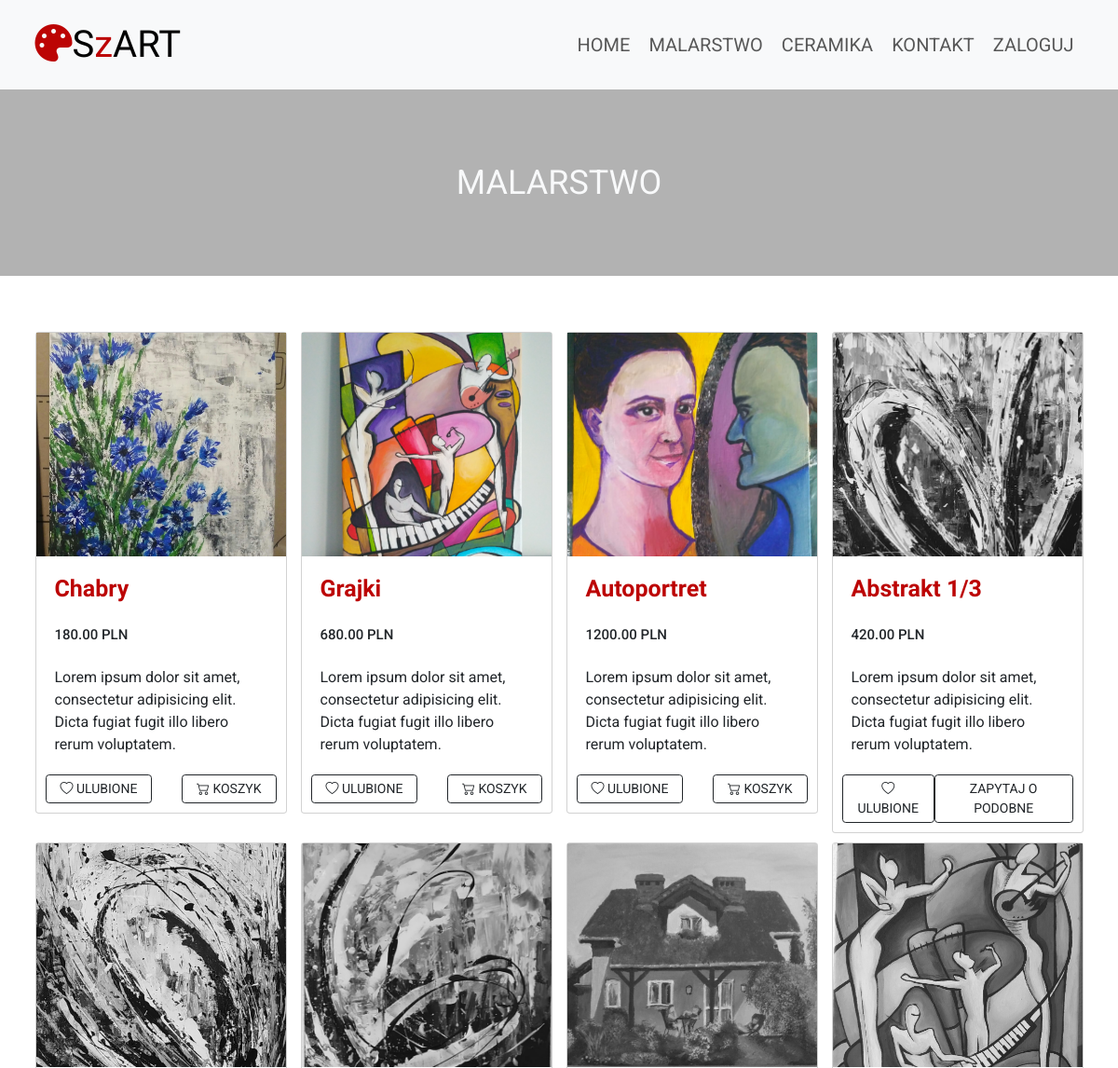
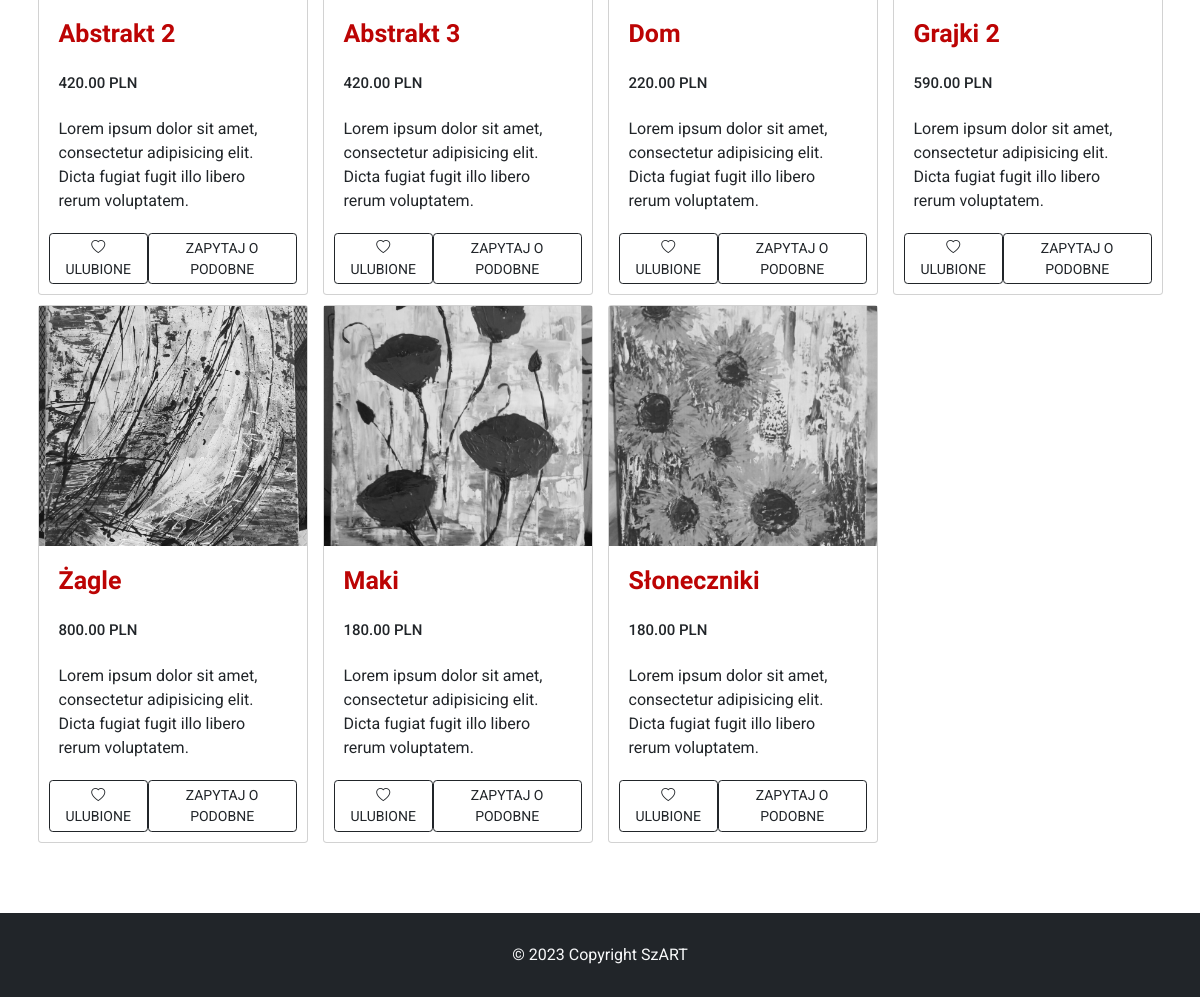
Screenshot of /malarstwo/ with the database file from the repository (2 pictures, top to bottom).
### szartapp/models.py (models this page shows, shortened)
class Product(models.Model):
    TYPE = {
        (0, 'Malarstwo'),
        (1, 'Ceramika'),
    }
    SOLD = {
        (0, 'Kup'),
        (1, 'Zapytaj o podobne')
    }
    title = models.CharField(max_length=64, blank=False, unique=True)
    year = models.PositiveSmallIntegerField(null=True, blank=True)
    short_desc = models.CharField(max_length=128, blank=False, default='')
    description = models.TextField(default="")
    image = models.ImageField(upload_to="images", null=False, blank=False, default='')
    type = models.PositiveSmallIntegerField(default=0, choices=TYPE)
    price = models.DecimalField(max_digits=7, decimal_places=2)
    created = models.DateTimeField(auto_now_add=True)
    sold = models.PositiveSmallIntegerField(default=0, choices=SOLD)

### szartapp/views.py (the view)
# urls.py: path('malarstwo/', show_paintings, name='malarstwo'),
def show_paintings(request):
    products = Product.objects.filter(type="0")
    liked_products = []
    user_authenticated = False
    if request.user.is_authenticated:
        liked_products = Product.objects.filter(like__like=1, like__user=request.user)
        user_authenticated = True
    return render(request, "paintings.html", {'items': products, 'liked_products': liked_products, 'added_to_cart': False, 'user_authenticated': user_authenticated})

### templates/paintings.html (shortened to what this page needs)
{% extends 'main.html' %}
{% block strona %}
   <main>
      <section class="top-hero projects-hero">
        <p class="top-hero-text text-light">Malarstwo<p>
          <div class="hero-shadow"></div>
      </section>
      <section class="py-5 projects mt-5 mb-5">
        <div class="container">
          <div class="row">
            {% for item in items %}
              {% if item.sold == 0 %}
                  <div class="col-md-4 col-lg-3">
                    <div class="card mb-3">
                        <a href="{% url 'item' item.id %}">
                            <img src="/my_media/{{ item.image }}" alt="{{ item.image }}" >
                        </a>
                        <div class="card-body">
                            <a href="{% url 'item' item.id %}" class="title-link">
                                <h3 class="p-3 my-color ">{{ item.title }}</h3></a>
                            <h4 class="p-3">{{ item.price }} PLN</h4>
                            <p class="p-3">
                            {{ item.short_desc }}
                            </p>
                            <div class="d-flex align-items-center justify-content-between">
                                <form action="{% url 'add_to_fav' item.id %}" method="POST">
                                    {% if user.is_authenticated %}
                                        {% if item in liked_products %}
                                            <button type="submit" class="btn btn-outline-dark px-4 bi bi-heart-fill" name="action" value="remove"> Ulubione</button>
                                        {% else %}
                                            <button type="submit" class="btn btn-outline-dark px-4 bi bi-heart" name="action" value="add"> Ulubione</button>
                                        {% endif %}
                                    {% else %}
                                        <button type="submit" class="btn btn-outline-dark px-4 bi bi-heart" name="action" value="add"> Ulubione</button>
                                    {% endif %}
                                </form>
                                <form action="{% url 'add_to_cart' item.id %}" method="POST">
                                  <button id="submitBtn" type="submit" class="btn btn-outline-dark px-4 bi bi-cart2"> Koszyk</button>
                                </form>
                            </div>
                        </div>
                    </div>
                  </div>
              {% endif %}
            {% endfor %}
            {% for item in items %}
              {% if item.sold == 1 %}
                  <div class="col-md-4 col-lg-3">
                    <div class="card mb-3">
                        <a href="{% url 'item' item.id %}">
                            <img src="/my_media/{{ item.image }}" alt="{{ item.image }}" class="img-grayscale">
                        </a>
                        <div class="card-body">
                            <a href="{% url 'item' item.id %}" class="title-link">
                                <h3 class="p-3 my-color ">{{ item.title }}</h3></a>
                            <h4 class="p-3">{{ item.price }} PLN</h4>
                            <p class="p-3">
                            {{ item.short_desc }}
                            </p>
                            <div class="d-flex align-items-center justify-content-between">
                                <form action="{% url 'add_to_fav' item.id %}" method="POST">
                                    {% if user.is_authenticated %}
                                        {% if item in liked_products %}
                                            <button type="submit" class="btn btn-outline-dark px-4 bi bi-heart-fill" name="action" value="remove"> Ulubione</button>
                                        {% else %}
                                            <button type="submit" class="btn btn-outline-dark px-4 bi bi-heart" name="action" value="add"> Ulubione</button>
                                        {% endif %}
                                    {% else %}
                                        <button type="submit" class="btn btn-outline-dark px-4 bi bi-heart" name="action" value="add"> Ulubione</button>
                                    {% endif %}
                                </form>
                                <a href="{% url 'kontakt' %}">
                                    <button id="submitBtn" type="submit" class="btn btn-outline-dark px-4"> Zapytaj o podobne</button>
                                </a>
                            </div>
                        </div>
                    </div>
                  </div>
              {% endif %}
            {% endfor %}
          </div>
        </div>
      </section>
   </main>
{% endblock %}

### my_static/my_style.css (style rules this page uses)
* { box-sizing: border-box; margin: 0; padding: 0; }
html { font-size: 62.5%; scroll-behavior: smooth; }
body { font-family: 'Roboto',sans-serif; font-size: 1.6rem; }
.hero-shadow { position: absolute; top: 0; left: 0; width: 100%; height: 100%; background-color: rgba(0, 0, 0, 0.3); z-index:-1; }
.top-hero { position: relative; height: 200px; background-size: cover; z-index: 0; }
.top-hero-text { display: flex; justify-content: center; align-items: center; height: 100%; font-size: 3.6rem; text-transform: uppercase; }
.my-color { color: rgb(188, 4, 4); }
.img-grayscale { filter: grayscale(100%); }
.projects h3 { font-weight: bold; font-family: 'Ysabeau', sans-serif; font-size: 2.5rem; }
.projects img { height: 240px; width: 100%; object-fit: cover; }
.projects .btn { font-size: 1.4rem; text-transform: uppercase; }
.projects .title-link { font-weight: 700; text-decoration: none; }

### rows the page displays
Product: image (picture), title "Chabry", price "180.00", short_desc "Lorem ipsum dolor sit amet, consectetur adipisicing elit. Dicta fugiat fugit illo libero rerum voluptatem."
Product: image (picture), title "Grajki", price "680.00", short_desc "Lorem ipsum dolor sit amet, consectetur adipisicing elit. Dicta fugiat fugit illo libero rerum voluptatem."
Product: image (picture), title "Autoportret", price "1200.00", short_desc "Lorem ipsum dolor sit amet, consectetur adipisicing elit. Dicta fugiat fugit illo libero rerum voluptatem."
Product: image (picture), title "Abstrakt 1/3", price "420.00", short_desc "Lorem ipsum dolor sit amet, consectetur adipisicing elit. Dicta fugiat fugit illo libero rerum voluptatem."
Product: image (picture), title "Abstrakt 2", price "420.00", short_desc "Lorem ipsum dolor sit amet, consectetur adipisicing elit. Dicta fugiat fugit illo libero rerum voluptatem."
Product: image (picture), title "Abstrakt 3", price "420.00", short_desc "Lorem ipsum dolor sit amet, consectetur adipisicing elit. Dicta fugiat fugit illo libero rerum voluptatem."
Product: image (picture), title "Dom", price "220.00", short_desc "Lorem ipsum dolor sit amet, consectetur adipisicing elit. Dicta fugiat fugit illo libero rerum voluptatem."
Product: image (picture), title "Grajki 2", price "590.00", short_desc "Lorem ipsum dolor sit amet, consectetur adipisicing elit. Dicta fugiat fugit illo libero rerum voluptatem."
Product: image (picture), title "Żagle", price "800.00", short_desc "Lorem ipsum dolor sit amet, consectetur adipisicing elit. Dicta fugiat fugit illo libero rerum voluptatem."
Product: image (picture), title "Maki", price "180.00", short_desc "Lorem ipsum dolor sit amet, consectetur adipisicing elit. Dicta fugiat fugit illo libero rerum voluptatem."
Product: image (picture), title "Słoneczniki", price "180.00", short_desc "Lorem ipsum dolor sit amet, consectetur adipisicing elit. Dicta fugiat fugit illo libero rerum voluptatem."
